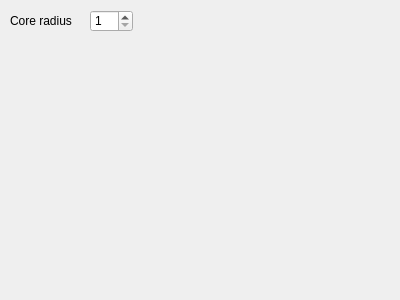
<?xml version="1.0" encoding="UTF-8"?>
<ui version="4.0">
 <class>SettingsWindow</class>
 <widget class="QWidget" name="SettingsWindow">
  <property name="geometry">
   <rect>
    <x>0</x>
    <y>0</y>
    <width>400</width>
    <height>300</height>
   </rect>
  </property>
  <property name="windowTitle">
   <string>Form</string>
  </property>
  <widget class="QSpinBox" name="spinBox">
   <property name="geometry">
    <rect>
     <x>90</x>
     <y>10</y>
     <width>43</width>
     <height>22</height>
    </rect>
   </property>
   <property name="minimum">
    <number>1</number>
   </property>
   <property name="maximum">
    <number>3</number>
   </property>
   <property name="value">
    <number>1</number>
   </property>
  </widget>
  <widget class="QLabel" name="label">
   <property name="geometry">
    <rect>
     <x>10</x>
     <y>10</y>
     <width>81</width>
     <height>21</height>
    </rect>
   </property>
   <property name="text">
    <string>Core radius</string>
   </property>
  </widget>
 </widget>
 <resources/>
 <connections/>
</ui>
